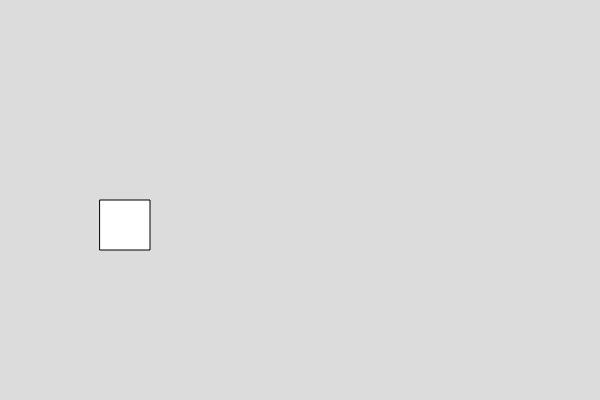
Frame 1 (no input)
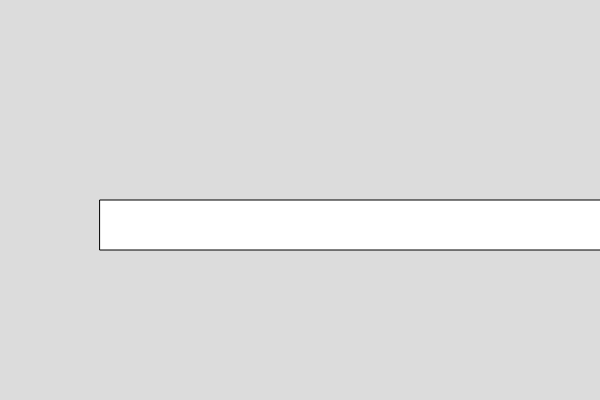
Frame 60 (no input)
Frame 120 (the mouse pressed at the canvas centre since frame 60): identical to frame 60, image omitted

The p5.js sketch that drew these frames (run headless with seeded random() and noise() and a simulated clock; from frame 60 on, the mouse is pressed at the canvas centre):

// p5.js sketch
// ── sketch.js

var box1;

function setup() {
  createCanvas(600, 400);
  box1 = new Box;
}

function draw() {
  background(220);
  box1.show();
  box1.set_width(10);
}


// ── box.js
class Box {
    constructor()
    {
      this.x =100;
      this.y = 200
      this.w = 50;
      this.h = 50;
    }
    
    show()
    {
      rect(this.x,this.y,this.w,this.h)
    }
      set_width(l){
        this.w = this.w + l
      }

  }

  
